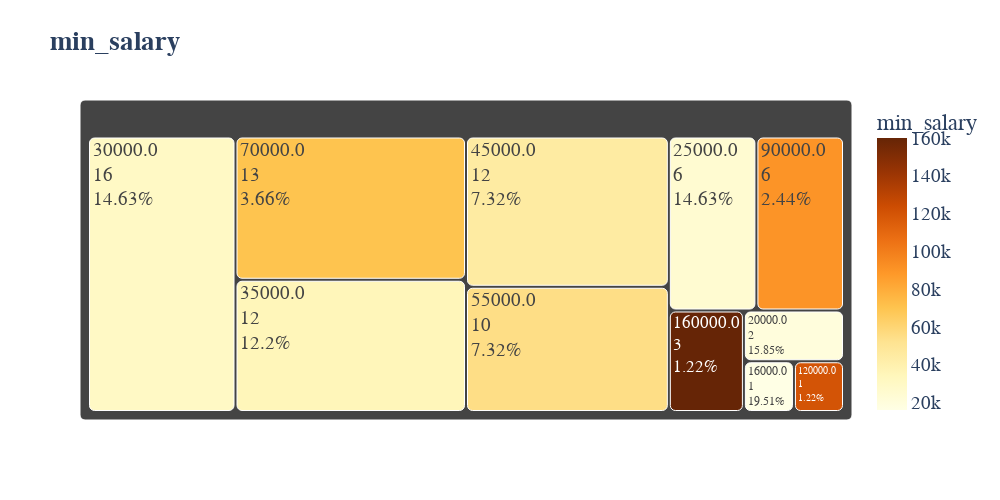

The notebook cell this image was saved under:
### Markdown cell above
![treemap2.png](attachment:treemap2.png)

### Code cell
treemap(df=df, column='min_salary')

### Figure 1 — Plotly figure (JSON) as saved in the notebook; plotly's stock layout.template omitted (floating-point values rounded to 4 significant figures)
{"data": [{"branchvalues": "total", "customdata": [19.51, 15.85, 14.63, 14.63, 12.2, 7.32, 7.32, 3.66, 2.44, 1.22, 1.22], "domain": {"x": [0, 1], "y": [0, 1]}, "hovertemplate": "labels=%{label}<br>value=%{value}<br>parent=%{parent}<br>id=%{id}<br>min_salary=%{color}<extra></extra>", "ids": ["16000.0", "20000.0", "25000.0", "30000.0", "35000.0", "45000.0", "55000.0", "70000.0", "90000.0", "120000.0", "160000.0"], "labels": ["16000.0", "20000.0", "25000.0", "30000.0", "35000.0", "45000.0", "55000.0", "70000.0", "90000.0", "120000.0", "160000.0"], "marker": {"coloraxis": "coloraxis", "colors": [16000, 20000, 25000, 30000, 35000, 45000, 55000, 70000, 90000, 120000, 160000], "cornerradius": 5}, "name": "", "parents": ["", "", "", "", "", "", "", "", "", "", ""], "texttemplate": "%{label}<br>%{value}<br>%{customdata}%", "type": "treemap", "values": [1, 2, 6, 16, 12, 12, 10, 13, 6, 1, 3]}], "layout": {"coloraxis": {"colorbar": {"title": {"text": "min_salary"}}, "colorscale": [[0, "rgb(255,255,229)"], [0.125, "rgb(255,247,188)"], [0.25, "rgb(254,227,145)"], [0.375, "rgb(254,196,79)"], [0.5, "rgb(254,153,41)"], [0.625, "rgb(236,112,20)"], [0.75, "rgb(204,76,2)"], [0.875, "rgb(153,52,4)"], [1, "rgb(102,37,6)"]]}, "font": {"family": "Franklin Gothic", "size": 19}, "height": 500, "legend": {"tracegroupgap": 0}, "title": {"text": "<b>min_salary</b>"}, "treemapcolorway": ["#fff4b6", "#feda7e", "#feb23f", "#f4811d", "#d55607", "#a03704"], "width": 1000}}
